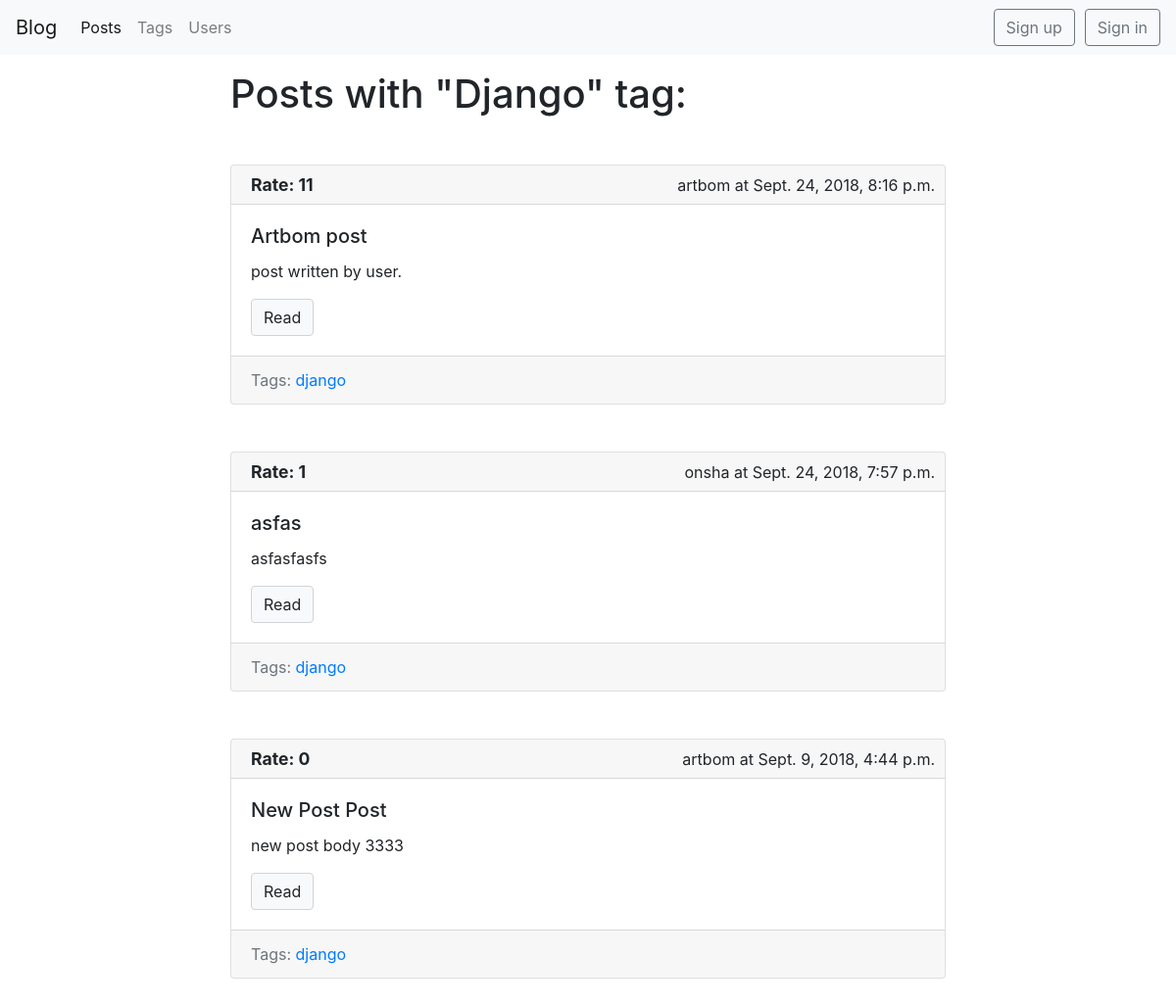
Page /blog/tag/django/ on the earlier database version.
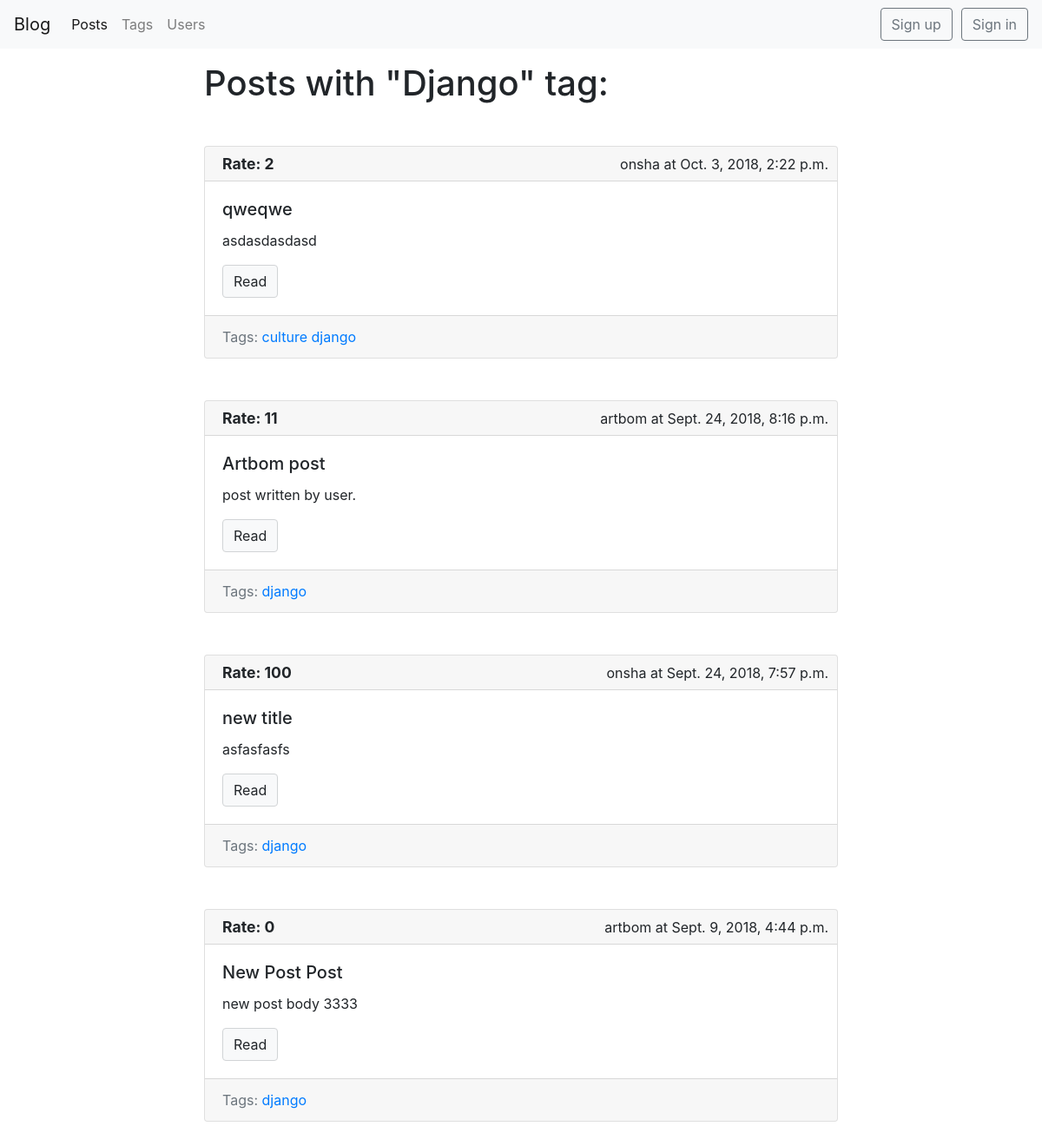
Same page on the later database version.
### blog/models.py (models this page shows, shortened)
class Post(models.Model):
    title = models.CharField(max_length=150, db_index=True)
    slug = models.SlugField(max_length=150, unique=True, blank=True)
    body = models.TextField(blank=True, db_index=True)
    date_pub = models.DateTimeField(auto_now_add=True)
    tags = models.ManyToManyField('Tag', blank=True, related_name='posts')
    author = models.ForeignKey(BlogUser, on_delete=models.CASCADE, related_name='author', null=True, default=None)
    rating = models.IntegerField(default=0, blank=True)
    voted_users = models.ManyToManyField(BlogUser, blank=True, default=None, related_name='voted_users')
    def get_absolute_url(self):
        return reverse('post_detail_url', kwargs={'slug': self.slug})
    class Meta:
        ordering = ['-date_pub']

class Tag(models.Model):
    title = models.CharField(max_length=50)
    slug = models.SlugField(max_length=50, unique=True)
    def get_absolute_url(self):
        return reverse('tag_detail_url', kwargs={'slug': self.slug})
    class Meta:
        ordering = ['title']

### blog/views.py (the view)
# urls.py: path('tag/<str:slug>/', TagDetail.as_view(), name='tag_detail_url'),
class TagDetail(ObjectDetailMixin, View):
    model = Tag
    template = 'blog/tag_detail.html'

### blog/models.py (called while the page is built)
    def __str__(self):
        return self.username

### blog/utils.py (called while the page is built, shortened)
    def get(self, request, slug):
        obj = get_object_or_404(self.model, slug__iexact=slug)
        context = {self.model.__name__.lower(): obj,
                   'admin_object': obj,
                   'user_username': request.user.username,
                   'detail': True, }
        return render(request, self.template, context=context)

### blog/templates/blog/tag_detail.html (shortened to what this page needs)
{% extends 'blog/base_blog.html' %}
{% block content %}
    <h1 class="mb-5">Posts with "{{ tag.title|title }}" tag:</h1>
    {% for post in tag.posts.all %}
        {% include 'blog/includes/post_card_template.html' %}
    {% endfor %}
{% endblock %}

### blog/templates/blog/includes/post_card_template.html (shortened to what this page needs)
<div class="card mb-5">
    {% if post.author is not None %}
    <div class="card-header ">
        <div class="header-right">
            {{ post.author }} at {{ post.date_pub }}
        </div>
        <div class="header-left">
            <p class="font-weight-bold rate">Rate: {{ post.rating }}</p>
        </div>
    </div>
    {% endif %}
    <div class="card-body">
        <h5 class="card-title">{{ post.title }}</h5>
        <p class="card-text"> {{ post.body|truncatewords:50 }}</p>
        <a href="{{ post.get_absolute_url }}" class="btn btn-light">Read</a>
    </div>
    {% if post.tags.all %}
    <div class="card-footer text-muted">
        Tags:
        {% for tag in post.tags.all %}
        <a href="{{ tag.get_absolute_url }}"> {{ tag.title }}</a>
        {% endfor %}
    </div>
    {% endif %}
</div>

Differences in the rows shown:
added Post: author "onsha", date_pub "Oct. 3, 2018, 2:22 p.m.", rating "2", title "qweqwe", body "asdasdasdasd", Tag (title "django")
now on this page (row unchanged): Tag: title "culture", shown under "onsha"
changed Post "asfasfasfs": rating "1" → "100"; title "asfas" → "new title"
